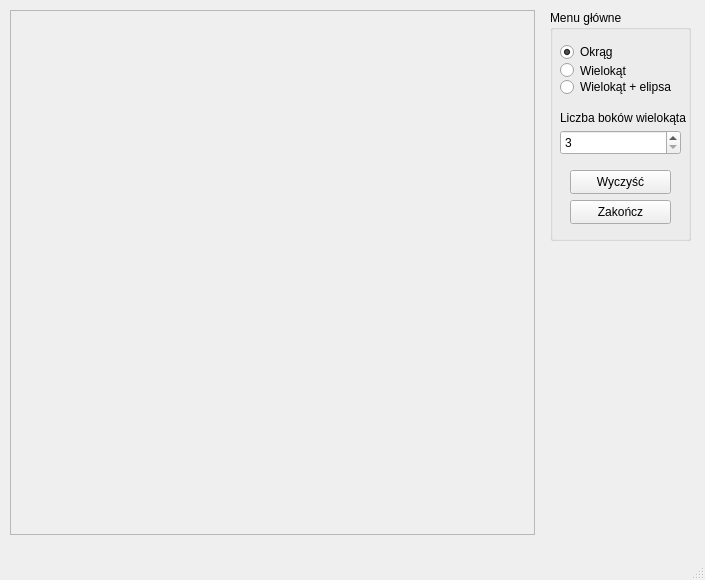
<?xml version="1.0" encoding="UTF-8"?>
<ui version="4.0">
 <class>MainWindow</class>
 <widget class="QMainWindow" name="MainWindow">
  <property name="geometry">
   <rect>
    <x>0</x>
    <y>0</y>
    <width>705</width>
    <height>580</height>
   </rect>
  </property>
  <property name="windowTitle">
   <string>PGK - Zadanie #2: Rysowanie okręgów i elips</string>
  </property>
  <widget class="QWidget" name="centralwidget">
   <widget class="QFrame" name="frame">
    <property name="geometry">
     <rect>
      <x>10</x>
      <y>10</y>
      <width>525</width>
      <height>525</height>
     </rect>
    </property>
    <property name="frameShape">
     <enum>QFrame::StyledPanel</enum>
    </property>
    <property name="frameShadow">
     <enum>QFrame::Raised</enum>
    </property>
   </widget>
   <widget class="QGroupBox" name="groupBox">
    <property name="geometry">
     <rect>
      <x>550</x>
      <y>10</y>
      <width>141</width>
      <height>231</height>
     </rect>
    </property>
    <property name="title">
     <string>Menu główne</string>
    </property>
    <widget class="QPushButton" name="clearButton">
     <property name="geometry">
      <rect>
       <x>20</x>
       <y>160</y>
       <width>101</width>
       <height>24</height>
      </rect>
     </property>
     <property name="text">
      <string>Wyczyść</string>
     </property>
    </widget>
    <widget class="QPushButton" name="exitButton">
     <property name="geometry">
      <rect>
       <x>20</x>
       <y>190</y>
       <width>101</width>
       <height>24</height>
      </rect>
     </property>
     <property name="text">
      <string>Zakończ</string>
     </property>
    </widget>
    <widget class="QRadioButton" name="radioButtonCircle">
     <property name="geometry">
      <rect>
       <x>10</x>
       <y>30</y>
       <width>110</width>
       <height>24</height>
      </rect>
     </property>
     <property name="text">
      <string>Okrąg</string>
     </property>
     <property name="checked">
      <bool>true</bool>
     </property>
    </widget>
    <widget class="QRadioButton" name="radioButtonPolygon">
     <property name="geometry">
      <rect>
       <x>10</x>
       <y>50</y>
       <width>91</width>
       <height>21</height>
      </rect>
     </property>
     <property name="text">
      <string>Wielokąt</string>
     </property>
    </widget>
    <widget class="QSpinBox" name="sidesCounter">
     <property name="geometry">
      <rect>
       <x>10</x>
       <y>120</y>
       <width>121</width>
       <height>25</height>
      </rect>
     </property>
     <property name="minimum">
      <number>3</number>
     </property>
    </widget>
    <widget class="QLabel" name="label">
     <property name="geometry">
      <rect>
       <x>10</x>
       <y>100</y>
       <width>131</width>
       <height>16</height>
      </rect>
     </property>
     <property name="text">
      <string>Liczba boków wielokąta</string>
     </property>
    </widget>
    <widget class="QRadioButton" name="radioButtonPolEll">
     <property name="geometry">
      <rect>
       <x>10</x>
       <y>67</y>
       <width>111</width>
       <height>20</height>
      </rect>
     </property>
     <property name="text">
      <string>Wielokąt + elipsa</string>
     </property>
    </widget>
   </widget>
  </widget>
  <widget class="QMenuBar" name="menubar">
   <property name="geometry">
    <rect>
     <x>0</x>
     <y>0</y>
     <width>705</width>
     <height>21</height>
    </rect>
   </property>
  </widget>
  <widget class="QStatusBar" name="statusbar"/>
 </widget>
 <resources/>
 <connections/>
</ui>
